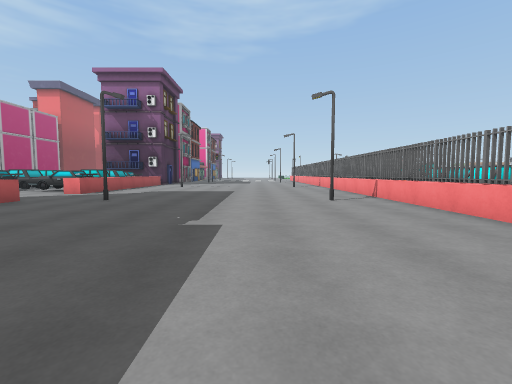
[1] (above)

24 first-person views from a walk through a Unity game level. The camera is 1.2 m above the floor, tilts 4° down and sees 90° across. The floor is counted in squares, 2 m on a side. Each view is taken from the middle of a square. On the plan, view 1 faces up. The plan holds only what a view shows up to about 9 squares ahead; the rest is blank. The place goes on beyond the plan. The player character is not drawn. Some surface patterns are stand-ins.

[2]
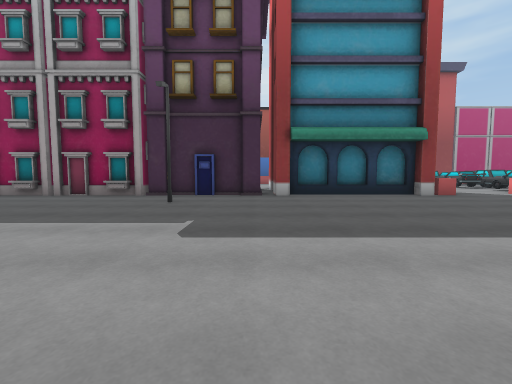

[3]
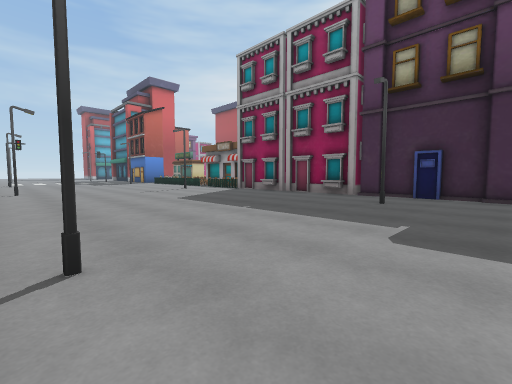

[4]
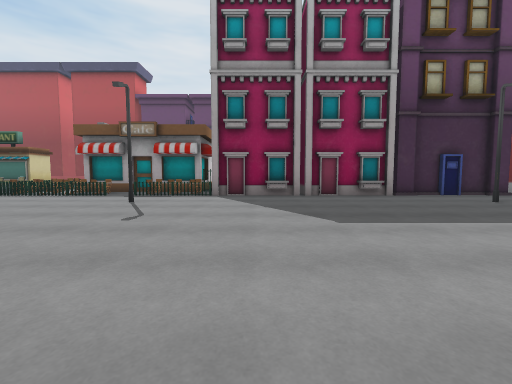

[5]
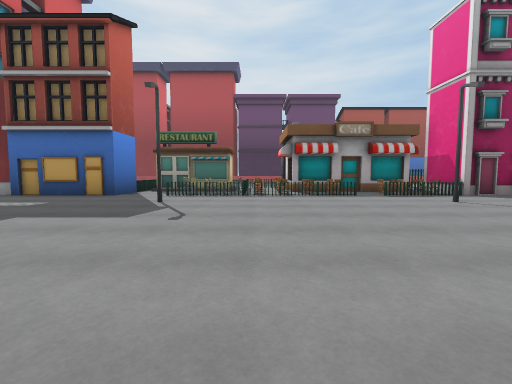

[6]
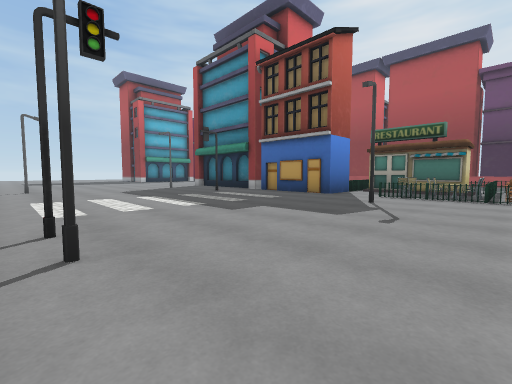

[7]
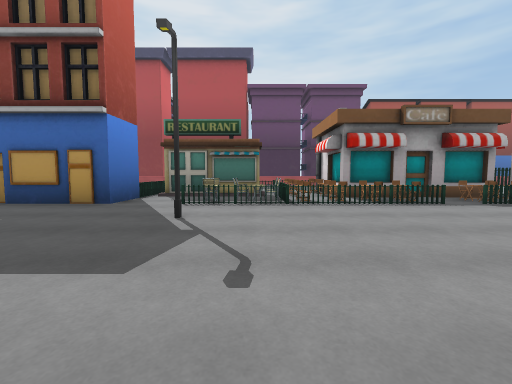

[8]
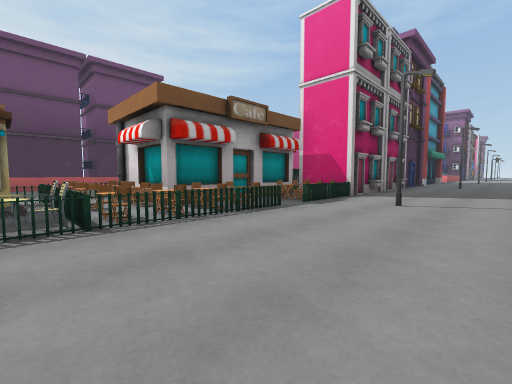

[9]
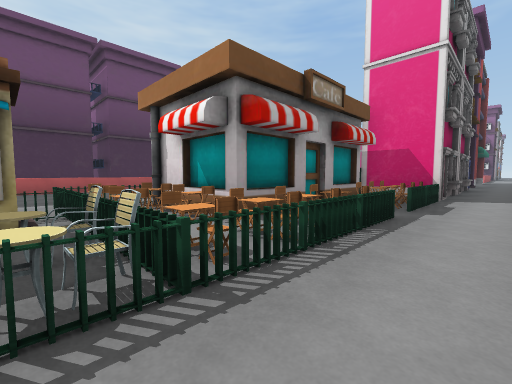

[10]
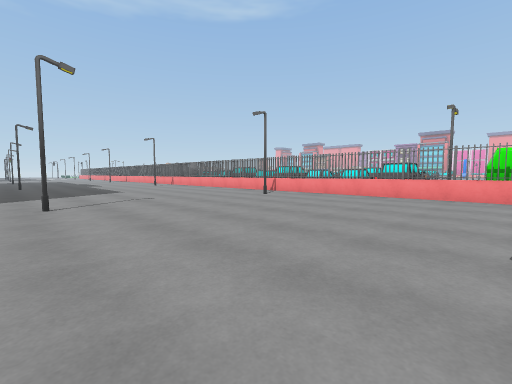

[11]
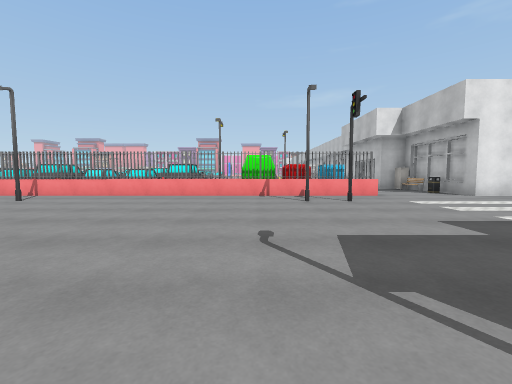

[12]
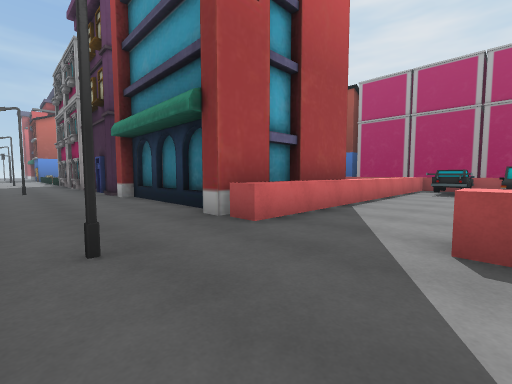

[13]
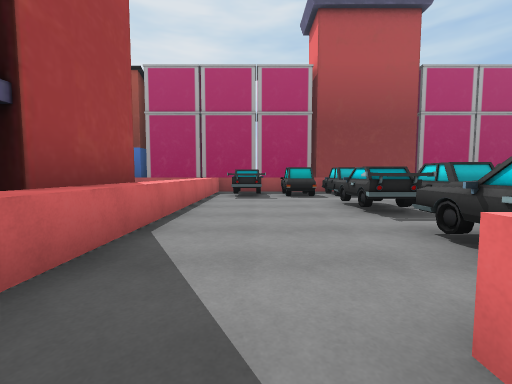

[14]
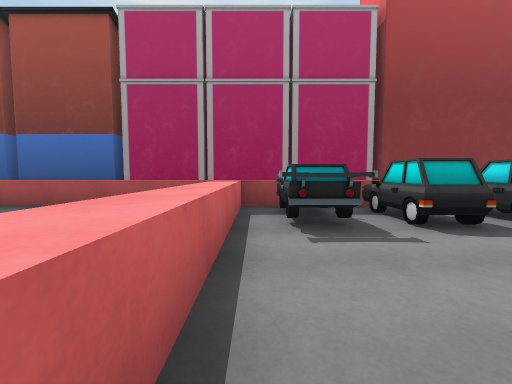

[15]
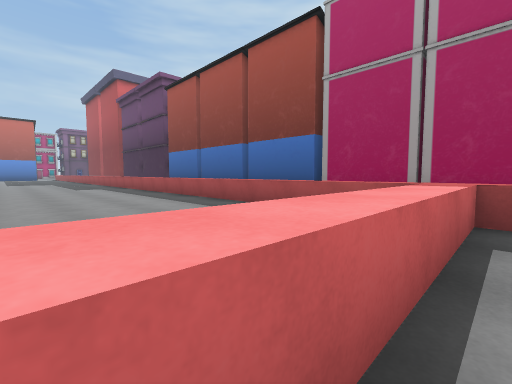

[16]
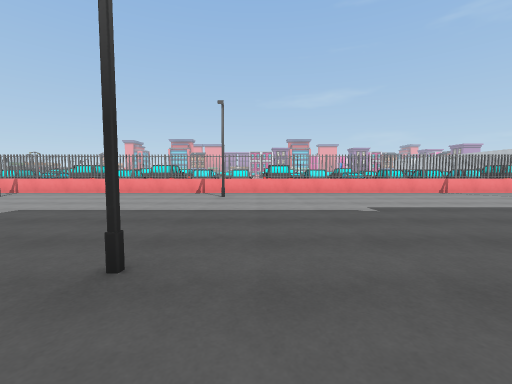

[17]
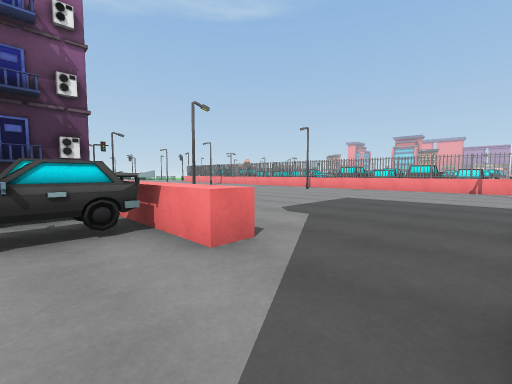

[18]
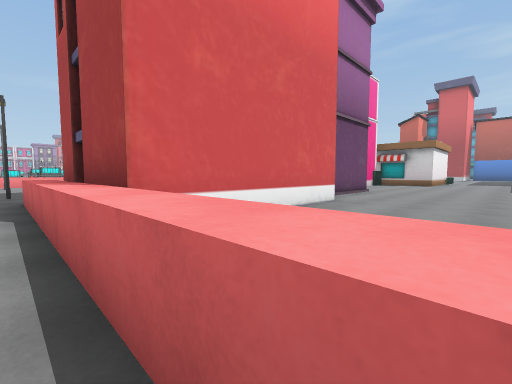

[19]
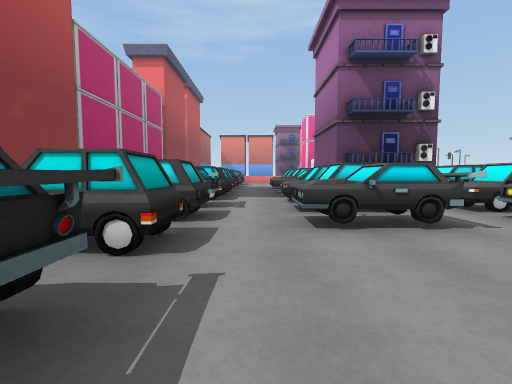

[20]
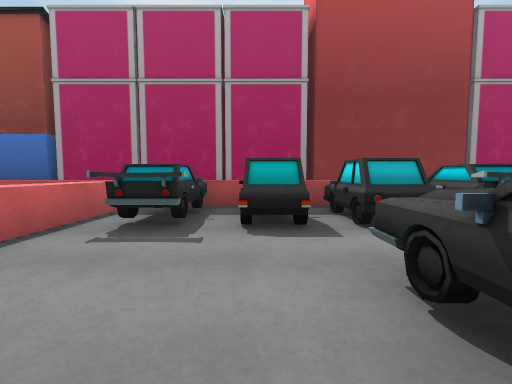

[21]
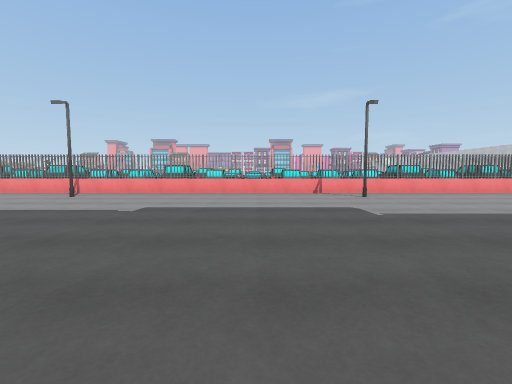

[22]
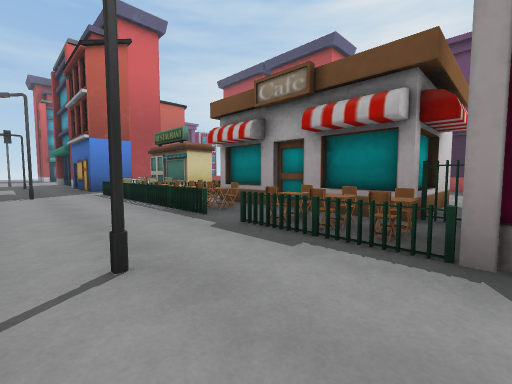

[23]
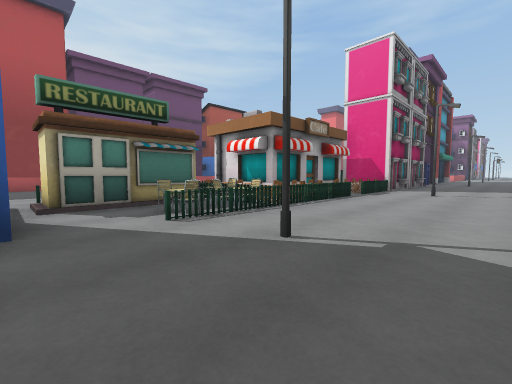

[24]
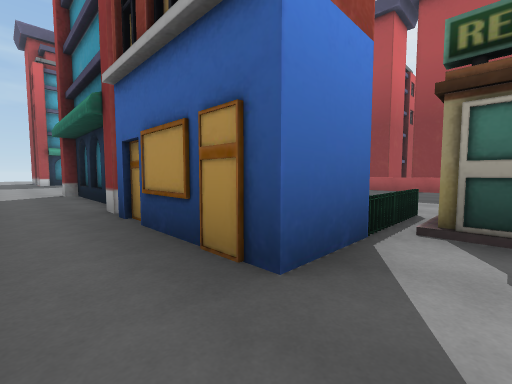

### Floor plan
Key: @ floor where view 1 was taken; # wall or solid block; . floor; = window, fence, low wall or low ledge; ^ raised ledge; C car; S streetlight; B building; F fence; T table; H chair; I bin; O other object.
Columns run from 20 left of view 1 to 6 right of it. Each row starts with its distance up from view 1.
 10   ##   CC.CC.CC. ......^
  9    #  ^CC.CC.CC........^ OO
  8   B#  ^CC.....^........^^OO
  7    #  ^CC..............^ OO
  6    #  ^..........S....S^ CC
  5   B#  ^^^^^####........^^CC
  4   B#  ^    #  #........^^
  3    #  ^    #  #........^
  2    #  ^....#  #........^
  1   B#  ^....#  B........^
  0    B  ^.....  #.....@..^
 -1    B  ^.....###B.......=
 -2   BB  ^.....###..S....S#
 -3    B  ^.....###........#
 -4    B   .....   B.......=
 -5         ...   ##.......=
 -6         ...   #B.......= OO
 -7               #........# OO
 -8              F##.......# CC
 -9       ^....###THF......# OO
-10              #OFSS....S# OO
-11              #OH.......# OO
-12 B     ^      #OOF......# CC
-13 B     ^ ...OOHHFH......# CC
-14 B     ^...OOOOHHF......=##
-15 B     ^.....F#HF.......#II
-16              #HFHS....S#I
-17       ^.... OBO.......##I
-18       ^.....FFBB.......#
-19       ^..      B.........
-20       ^..      B..........
-21               B........##O

Positions as (right, up) in squares from view 1, and headings:
1: (0, 0), facing up
2: (2, 0), facing left
3: (2, 0), facing down-left
4: (2, -7), facing left
5: (2, -14), facing left
6: (2, -14), facing down-left
7: (0, -15), facing left
8: (-2, -15), facing up-left
9: (-4, -15), facing up-left
10: (-4, -15), facing up-right
11: (-4, -15), facing right
12: (-3, 8), facing down-left
13: (-5, 7), facing left
14: (-9, 6), facing left
15: (-10, 6), facing down-left
16: (-5, 5), facing right
17: (-7, 6), facing up-right
18: (-12, 6), facing down-right
19: (-11, 6), facing up
20: (-9, 8), facing left
21: (-5, 1), facing right
22: (-3, -8), facing down-left
23: (-2, -18), facing up-left
24: (-4, -17), facing down-left
